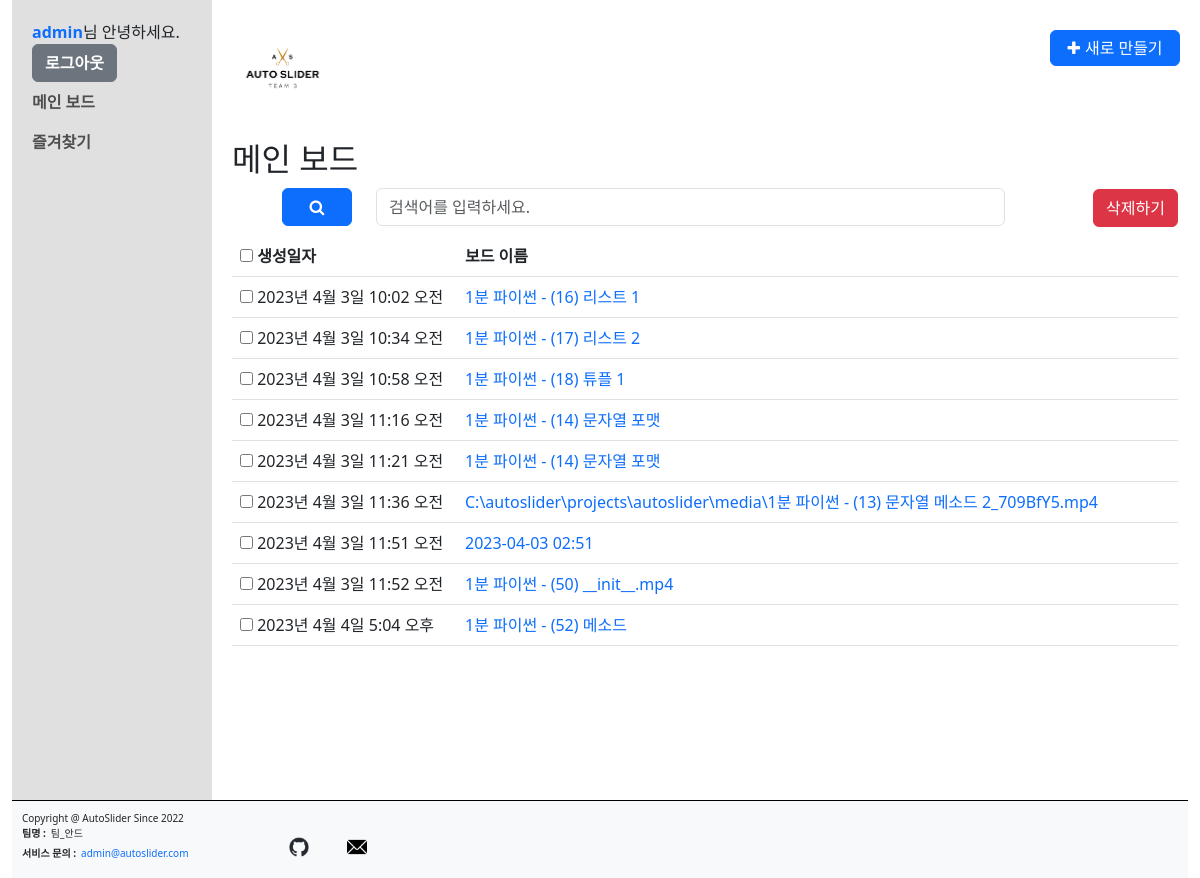
The page /list/ (signed in) on the database its author committed.
### common/models.py (models this page shows, shortened)
class CustomUser(AbstractUser):
    nickname = models.CharField(max_length=20, default='')
    phone_regex = RegexValidator(regex=r'^01([0|1|6|7|8|9])-?([0-9]{3,4})-?([0-9]{4})$') # 정규식 011-123-4567 혹은 010-1234-5678 기준
    phone = models.CharField(validators=[phone_regex], max_length=13, unique=True, verbose_name='phone', null=False, blank=False) # 010-1234-5678 기준 갯수
    USERNAME_FIELD = 'username'
    REQUIRED_FIELDS = ['phone', 'nickname', 'email']
    first_name = None
    last_name = None

### boards/models.py (models this page shows, shortened)
class Board(models.Model):
    input_type_choices = [
        ('input_text', '텍스트 요약'),
        ('input_youtube', 'Youtube 영상 링크 입력'),
        ('input_video', '영상 파일 업로드')
    ]
    title = models.TextField(blank=True)
    input_type = models.TextField(choices=input_type_choices, null=True)
    input_text = models.TextField(blank=True, null=True)
    input_youtube = models.TextField(blank=True, null=True)
    input_video = models.FileField(upload_to='videos/', blank=True, null=True)
    total_text = models.TextField(blank=True, null=True)
    summary_text = models.TextField(blank=True, null=True)
    timeline_text = models.TextField(blank=True, null=True)
    note = models.TextField(blank=True, null=True)
    user_id = models.ForeignKey(CustomUser, on_delete=models.CASCADE)
    favorite = models.BooleanField(default=False)
    created_at = models.DateTimeField(auto_now_add=True)
    updated_at = models.DateTimeField(auto_now=True)

### boards/views.py (the view, shortened to what this page needs)
# urls.py: path('list/', views.BoardListView.as_view(), name='board_list'),  # board_list 기본 & 목록
class BoardListView(LoginRequiredMixin, ListView):
    model = Board
    template_name = 'boards/board_list.html'
    def get_queryset(self):
        query = self.request.GET.get('q')
        if query:
            return Board.objects.filter(
                Q(title__icontains=query) | Q(note__icontains=query) | Q(total_text__icontains=query) | Q(summary_text__icontains=query),
                user_id=self.request.user.id
            )
        else:
            return Board.objects.filter(user_id=self.request.user.id)
    def get_context_data(self, **kwargs):
        context = super().get_context_data(**kwargs)
        context['board_list'] = self.get_queryset()
        return context

### templates/boards/board_list.html (shortened to what this page needs)
{% extends "base.html" %}
{% block content %}
{% load static %}
{% include "navbar.html" %}
<section class="board_list container-fluid">
  {% if  request.resolver_match.url_name == 'board_list' %}
  <h2>메인 보드</h2>
  <div class="searchSection">
    <form id="search_board_list" method="get" action="{% url 'boards:board_list' %}">
      <div class="form-group row">
        <div class="col btnarea">
          <button type="submit" form="search_board_list" class="btn btn-primary"><strong class="fa fa-search"><span class="modal hide">검색</span></strong></button>
        </div>
        <div class="col searcharea">
            <input type="text" name="q" class="form-control" placeholder="검색어를 입력하세요." value="{{ q }}">
        </div>
      </div>
    </form>
  </div>
  <div class="list_result">
    {% if board_list %}
    <form method="POST" id="user_board_list" action="{% url 'boards:board_list' %}">
      <div class="table-responsive">
        <table class="table table-hover">
          <thead>
            <tr>
              <th>
                <input type="checkbox" id="boards_all" name="board_ids" value="{{ board_list.all.0.id }}-{{ board_list.all.last.id }}">
                <label for="boards_all"><strong>생성일자</strong></label>
              </th>
              <th>
                <strong>보드 이름</strong>
              </th>
            </tr>
          </thead>
          <tbody>
          {% for board in board_list %}
            <tr>
              <td>
                <input type="checkbox" id="{{ board.id }}" name="board_ids" value="{{ board.id }}">
                <label for="{{ board.id }}">{{ board.created_at }}</label>
              </td>
              <td>
                <p class="board_tit"><a href="{% url 'boards:board_detail' board.id %}">{{ board.title }}</a></p>
              </td>
            </tr>
          {% endfor %}
          </tbody>
        </table>
      </div>
      <p class="btnarea"><button type="submit" form="user_board_list" class="btn btn-danger">삭제하기</button></p>
    </form>
    {% else %}
    <p class="no_result">목록이 존재하지 않습니다.</p>
    {% endif %}
  </div>
  {% endif %}
</section>
<footer class="footer bg-light">
  <div class="rows">
    <div class="rights"><p class="copyright">Copyright @ AutoSlider Since 2022</p></div>
    <ul class="info">
      <li><strong>팀명 :</strong>팀_안드</li>
      <li><strong>서비스 문의 :</strong><a href="mailto:admin@autoslider.com" class="mailto">admin@autoslider.com</a></li>
    </ul>
    <ul class="links">
      <li><a class="btn btn-outline-light btn-floating m-1" href="https://github.com/AutoSlider/total" target="_blank" role="button"><img src="{% static 'img/icons/png/github-mark.png' %}" alt="gitHub linke" /></a></li>
      <li><a class="btn btn-outline-light btn-floating m-1" href="mailto:admin@autoslider.com" target="_blank" role="button"><img src="{% static 'img/icons/png/email.png' %}" alt="mail" /></a></li>
    </ul>
  </div>
</footer>
{% endblock %}

### templates/base.html (shortened to what this page needs)
{% load static %}
<!DOCTYPE html>
<html lang="ko">
    <head>
        <link href="https://cdn.jsdelivr.net/npm/bootstrap@5.3.0-alpha2/dist/css/bootstrap.min.css" rel="stylesheet">
        <link rel="stylesheet" href="https://cdnjs.cloudflare.com/ajax/libs/font-awesome/4.7.0/css/font-awesome.min.css">
        <link rel="stylesheet" type="text/css" href="{% static 'css/style.css' %}">
    </head>
    <body>
        <section class="base container-fluid">
            {% block content %}
            {% endblock %}
        </section>
    </body>
</html>

### templates/navbar.html
{% load static %}
<header class="header">
  <h1 class="logo"><img src="{% static 'img/autoslider_logo.png' %}" alt="logo"></h1>
  <ul class="btnarea">
    {% if request.resolver_match.url_name is None or request.resolver_match.url_name == 'board_list' or request.resolver_match.url_name == 'favorite_board_list' %}
      <li><button id="newBoardBtn" class="btn btn-primary"><strong class="fa fa-plus" data-toggle="modal" data-target="newBoardModal"><span>새로 만들기</span></strong></button></li>
    {% endif %}
  </ul>
</header>
<nav class="navigation navbar navbar-nav">
    <ul class="navbar-nav">
      <li class="nav-item"><a href="{% url 'common:profile' %}">{{ user.nickname }}</a>님 안녕하세요.</li>
      <li class="nav-item"><a href="{% url 'common:logout' %}" class="btn btn-secondary">로그아웃</a></li>
      <li class="nav-item"><a href="{% url 'boards:board_list' %}" class="nav-link" >메인 보드</a></li>
      <li class="nav-item"><a href="{% url 'boards:favorite_board_list' %}" class="nav-link" >즐겨찾기</a></li>
    </ul>
</nav>

### static/css/style.css (style rules this page uses)
html, body, h1, h2, h3, h4, h5, h6, dl, dt, dd, ol, ul, li, div, p, strong, span { margin: 0; padding: 0; list-style: none; }
html, body { position: relative; width: 100%; height: 100%; }
a { text-decoration: none; }
table { border-collapse: collapse; border-spacing: 0; }
.base { position: relative; height: 100%; }
.header { height: 140px; padding: 20px 0; margin: 0 0 -140px 220px; }
.header .logo { width: 100px; }
.header .logo img { display: block; width: 100%; }
.header .btnarea { position: absolute; top: 30px; right: 20px; }
.header .btnarea #newBoardBtn { padding: 5px; width: 130px; }
.header #newBoardBtn strong { color: #ffffff; }
.header #newBoardBtn strong span { padding-left: 5px; }
.navigation { position: relative; float: left; width: 200px; height: 100%; padding: 20px 20px 0; z-index:10; background-color: #E0E0E0; align-items : baseline; }
.navbar ul { clear: both; width: 100%; }
.navbar ul li a { font-weight:600; }
.board_list { padding: 140px 10px 0 220px; }
.board_list .searchSection { padding: 10px 50px; }
.board_list .searchSection .btnarea { flex: 0.05 0 0%; }
.board_list .searchSection .btnarea button { width: 70px; }
.footer { clear: both; overflow: hidden; position: relative; width: 100%; padding: 10px; border-top: 1px solid #000; }
.footer .rights { z-index:0; }
.footer .rows { clear: both; float: none; overflow: hidden; position: relative; width: 100%; font-size: 10px; }
.footer .rows ul { float: left; width: 250px; z-index:10; }
.footer .rows ul li { display: block; margin-bottom: 5px; text-align: left; }
.footer .rows ul li strong { padding-right: 5px; }
.footer .rows ul li a img { display: block; width: 20px; }
.footer .rows .links li { display: inline-block; margin: 0 auto; width: 55px; }
.board_list .searchSection .searcharea { flex: 0.8 0 0%; }
.board_list .list_result { position: relative; }
.list_result .btnarea { position : absolute; top: -47px; right : 0px; }
.list_result .table th:first-child { width:225px }

### rows shown on the page
CustomUser: nickname "admin"
Board: created_at "2023년 4월 3일 10:02 오전", title "1분 파이썬 - (16) 리스트 1"
Board: created_at "2023년 4월 3일 10:34 오전", title "1분 파이썬 - (17) 리스트 2"
Board: created_at "2023년 4월 3일 10:58 오전", title "1분 파이썬 - (18) 튜플 1"
Board: created_at "2023년 4월 3일 11:16 오전", title "1분 파이썬 - (14) 문자열 포맷"
Board: created_at "2023년 4월 3일 11:21 오전", title "1분 파이썬 - (14) 문자열 포맷"
Board: created_at "2023년 4월 3일 11:36 오전", title "C:\\autoslider\\projects\\autoslider\\media\\1분 파이썬 - (13) 문자열 메소드 2_709BfY5.mp4"
Board: created_at "2023년 4월 3일 11:51 오전", title "2023-04-03 02:51"
Board: created_at "2023년 4월 3일 11:52 오전", title "1분 파이썬 - (50) __init__.mp4"
Board: created_at "2023년 4월 4일 5:04 오후", title "1분 파이썬 - (52) 메소드"
